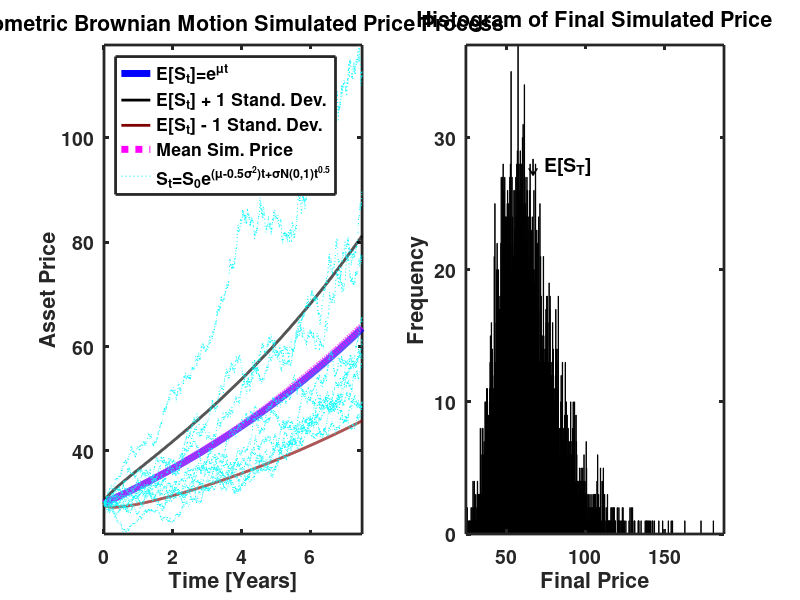

The MATLAB source for this figure:
function GBMexpected ()
%GBMexpected.m simulates GBM (no input)
%of several (vectorized) price paths. 
%Goal is to show that the expected value of GBM 
%E[St]=S0exp(mu*t) is equal to the average of many price paths
%generated by loop St=S0*exp[(mu-0.5sig^2)t+sig*sqrt(t)*N(0,1) 
%Normally generated random movements N(0,1) are symmetric but
%exp(N(0,1)) movements asymmetric. 

close all
clear all
clc
set(0,'defaultaxeslinewidth',2); set(0,'defaultlinelinewidth',2);
set(0,'defaultaxesFontWeight','bold');set(0,'defaulttextFontWeight','bold') 
set(0,'defaultaxesfontsize',14); set(0,'defaulttextfontsize',14);

TimeDelta=1/252; %assume daily prices
steps = 7.5*252; %assume 7.5 years
TimeLength=TimeDelta*steps; 
time = linspace(0,TimeLength,steps);  %years

loop=5000; %number of simulations 
mu=0.1; %percentage drift
Dsig =0.1;%annualized volatility 
Szero=30; %Initial Price

etadt=(mu-0.5*Dsig^2)*TimeDelta; %result of Ito
Expected=zeros(1,steps); SD=zeros(1,steps);
Expected = Szero.*exp((mu).*(time));     %E[St]=S0exp(mu*t)
SD = Expected.*sqrt(exp(Dsig^2.*time) -1); %Stand. Dev.

subplot (1,2,1)
plot(time,Expected,'-','color','blue','LineWidth',5);hold on;
plot(time,Expected+SD,'color','black');hold on;
plot(time,Expected-SD,'color',[0.5 0 0]); hold on;

%vector of random movements
sigma = Dsig*sqrt(TimeDelta).*randn(loop,steps);
S=zeros(loop,steps); 
S=Szero*cumprod(exp(etadt+sigma),2); 
%cumsum(logS0,etadt+sigma) followed by S=exp
%should be faster since addition is generally faster than mult.
aveS=mean(S);

plot(time,aveS,':','color','magenta','LineWidth',5);hold on;
iteration = 1:50:500; %Plot only a few price series
plot(time,S(iteration,:),':','color','cyan','LineWidth',0.1); 
hold on; 
    
axis tight
xlabel('Time [Years]'); ylabel('Asset Price')%%
legend('E[S_t]=e^\mu^t', 'E[S_t] + 1 Stand. Dev.',...
    'E[S_t] - 1 Stand. Dev.','Mean Sim. Price',...
    'S_t=S_0e^{(\mu-0.5\sigma^2)t+\sigmaN(0,1)t^{0.5}}',...
    'location','NorthWest');
title('Geometric Brownian Motion Simulated Price Process');
hold off;

Send=S(:,steps);
minS=min(Send); maxS=max(Send); 
subplot(1,2,2)
inc=minS:0.2:maxS; %define bin edges
hist(S(:,steps),inc);
xlabel('Final Price'); ylabel('Frequency'); 
title('Histogram of Final Simulated Price');
text(Expected(end),loop/180,'\downarrow E[S_T]');
axis tight
end
